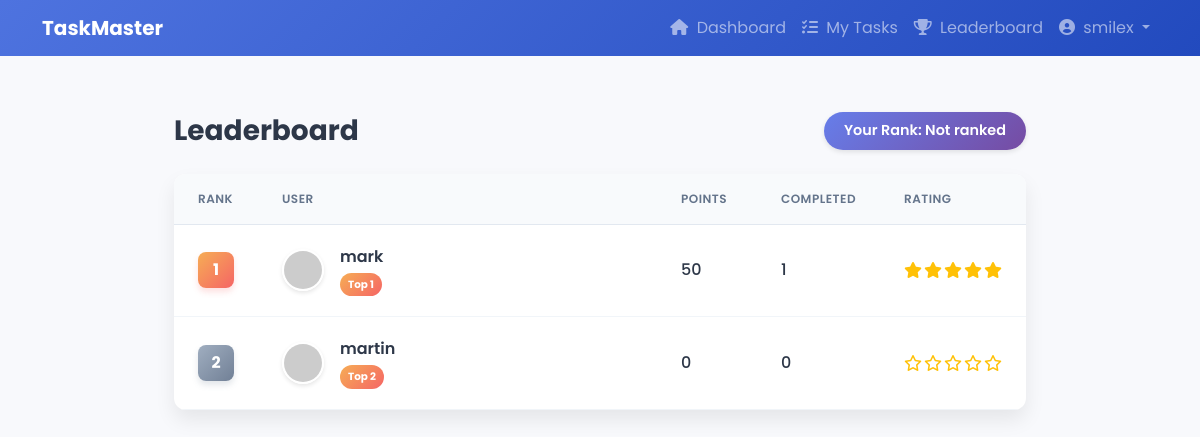
The page /user-leaderboard/ (signed in) on the database its author committed.
### myapp/models.py (models this page shows, shortened)
class CustomUser(AbstractUser):
    is_admin = models.BooleanField(default=False)
    points = models.IntegerField(default=0)
    rewards = models.IntegerField(default=0)

### myapp/views.py (the view)
# urls.py: path('user-leaderboard/', user_leaderboard, name='userleaderboard'),
@login_required
def user_leaderboard(request):
    leaderboard_users = CustomUser.objects.filter(is_admin=False)\
        .annotate(
            completed_tasks=Count('assigned_tasks', filter=Q(assigned_tasks__status__in=['completed', 'verified'])),
            average_rating=Avg('assigned_tasks__rating', filter=Q(assigned_tasks__rating__isnull=False))
        )\
        .order_by('-points')
    user_position = None
    for i, user in enumerate(leaderboard_users, 1):
        if user == request.user:
            user_position = i
            break
    context = {
        'leaderboard_users': leaderboard_users,
        'user_position': user_position,
        'user_completed': request.user.assigned_tasks.filter(status__in=['completed', 'verified']).count(),
        'user_rating': request.user.assigned_tasks.filter(rating__isnull=False)\
                         .aggregate(avg_rating=Avg('rating'))['avg_rating'] or 0,
    }
    return render(request, 'myapp/user_leaderboard.html', context)

### myapp/templates/myapp/user_leaderboard.html (shortened to what this page needs)
{% extends "myapp/base_user.html" %}
{% load static %}
{% block content %}
<div class="leaderboard-container">
    <div class="leaderboard-header">
        <h1 class="leaderboard-title">Leaderboard</h1>
        <div class="user-rank-badge">
            Your Rank: {% if user_position %}#{{ user_position }}{% else %}Not ranked{% endif %}
        </div>
    </div>
    <div class="leaderboard-card">
        <table class="leaderboard-table">
            <thead>
                <tr>
                    <th style="width: 80px;">Rank</th>
                    <th>User</th>
                    <th style="width: 100px;">Points</th>
                    <th style="width: 120px;">Completed</th>
                    <th style="width: 140px;">Rating</th>
                </tr>
            </thead>
            <tbody>
                {% for user in leaderboard_users %}
                <tr {% if user == request.user %}class="your-position"{% endif %}>
                    <td data-label="Rank">
                        <div class="rank-badge {% if forloop.counter <= 3 %}rank-{{ forloop.counter }}{% else %}rank-4plus{% endif %}">
                            {{ forloop.counter }}
                        </div>
                    </td>
                    <td data-label="User">
                        <div class="user-cell">
                            <img src="https://ui-avatars.com/api/?name={{ user.username }}&background=random&color=fff&bold=true"
                                 class="user-avatar" alt="{{ user.username }}">
                            <div class="user-info">
                                <span class="username">{{ user.username }}</span>
                                <div class="user-badges">
                                    {% if forloop.counter <= 3 %}
                                    <span class="badge-top">Top {{ forloop.counter }}</span>
                                    {% endif %}
                                </div>
                            </div>
                        </div>
                    </td>
                    <td data-label="Points" class="points-cell">{{ user.points }}</td>
                    <td data-label="Completed">{{ user.completed_tasks }}</td>
                    <td data-label="Rating">
                        <div class="rating-stars">
                            {% for i in "12345" %}
                                {% if i|add:0 <= user.average_rating %}
                                    <i class="fas fa-star text-warning"></i>
                                {% else %}
                                    <i class="far fa-star text-warning"></i>
                                {% endif %}
                            {% endfor %}
                        </div>
                    </td>
                </tr>
                {% endfor %}
            </tbody>
        </table>
    </div>
</div>
{% endblock %}

### myapp/templates/myapp/base_user.html (shortened to what this page needs)
{% load static %}
<!DOCTYPE html>
<html lang="en">
<head>
    <link href="https://cdn.jsdelivr.net/npm/bootstrap@5.3.0/dist/css/bootstrap.min.css" rel="stylesheet">
    <link rel="stylesheet" href="https://cdnjs.cloudflare.com/ajax/libs/font-awesome/6.0.0/css/all.min.css">
    <link rel="stylesheet" href="{% static 'css/user.css' %}">
</head>
<body>
    <nav class="navbar navbar-expand-lg navbar-dark bg-gradient-primary">
        <div class="container">
            <a class="navbar-brand fw-bold" href="{% url 'user_dashboard' %}">TaskMaster</a>
            <div class="collapse navbar-collapse" id="navbarNav">
                <ul class="navbar-nav ms-auto">
                    <li class="nav-item">
                        <a class="nav-link" href="{% url 'user_dashboard' %}">
                            <i class="fas fa-home me-1"></i> Dashboard
                        </a>
                    </li>
                    <li class="nav-item">
                        <a class="nav-link" href="{% url 'user_tasks' %}">
                            <i class="fas fa-tasks me-1"></i> My Tasks
                        </a>
                    </li>
                    <li class="nav-item">
                        <a class="nav-link" href="{% url 'userleaderboard' %}">
                            <i class="fas fa-trophy me-1"></i> Leaderboard
                        </a>
                    </li>
                    <li class="nav-item dropdown">
                        <a class="nav-link dropdown-toggle" href="#" id="navbarDropdown" role="button" data-bs-toggle="dropdown">
                            <i class="fas fa-user-circle me-1"></i> {{ request.user.username }}
                        </a>
                    </li>
                </ul>
            </div>
        </div>
    </nav>
    <main class="container py-4">
        {% block content %}{% endblock %}
    </main>
</body>
</html>

### static/css/user.css (style rules this page uses)
:root { --primary-color: #4e73df; --secondary-color: #f8f9fc; --success-color: #1cc88a; --info-color: #36b9cc; --warning-color: #f6c23e; --danger-color: #e74a3b; --light-color: #f8f9fa; --dark-color: #5a5c69; }
body { font-family: 'Poppins', sans-serif; background-color: #f8f9fc; color: #333; }
.bg-gradient-primary { background: linear-gradient(135deg, var(--primary-color) 0%, #224abe 100%); }
.rank-badge { width: 2rem; height: 2rem; border-radius: 50%; display: flex; align-items: center; justify-content: center; font-weight: bold; color: white; }
.rank-1 { background-color: #ffd700; }
.rank-2 { background-color: #c0c0c0; }

### myapp/templates/myapp/user_leaderboard.html (style rules this page uses)
.leaderboard-container { max-width: 900px; margin: 2rem auto; padding: 0 1.5rem; }
.leaderboard-header { display: flex; justify-content: space-between; align-items: center; margin-bottom: 1.5rem; }
.leaderboard-title { font-size: 1.75rem; font-weight: 700; color: #2d3748; margin: 0; }
.user-rank-badge { background: linear-gradient(135deg, #667eea, #764ba2); color: white; padding: 0.5rem 1.25rem; border-radius: 50px; font-weight: 600; font-size: 0.9rem; box-shadow: 0 2px 5px rgba(0,0,0,0.1); }
.leaderboard-card { background: white; border-radius: 12px; box-shadow: 0 10px 20px rgba(0, 0, 0, 0.08); border: none; overflow: hidden; }
.leaderboard-table { width: 100%; border-collapse: separate; border-spacing: 0; }
.leaderboard-table thead th { background-color: #f8fafc; color: #64748b; font-weight: 600; text-transform: uppercase; font-size: 0.75rem; letter-spacing: 0.5px; padding: 1rem 1.5rem; border-bottom: 1px solid #e2e8f0; }
.leaderboard-table tbody tr { transition: all 0.2s ease; }
.leaderboard-table td { padding: 1.25rem 1.5rem; color: #2d3748; font-weight: 500; vertical-align: middle; border-bottom: 1px solid #f1f5f9; }
.rank-badge { width: 36px; height: 36px; display: flex; align-items: center; justify-content: center; border-radius: 8px; font-weight: 700; }
.rank-1 { background: linear-gradient(135deg, #f6ad55, #f56565); color: white; box-shadow: 0 4px 6px rgba(245, 101, 101, 0.2); }
.rank-2 { background: linear-gradient(135deg, #a0aec0, #718096); color: white; box-shadow: 0 4px 6px rgba(113, 128, 150, 0.2); }
.user-cell { display: flex; align-items: center; gap: 1rem; }
.user-avatar { width: 42px; height: 42px; border-radius: 50%; object-fit: cover; border: 2px solid white; box-shadow: 0 2px 4px rgba(0, 0, 0, 0.1); }
.user-info { display: flex; flex-direction: column; }
.username { font-weight: 600; color: #2d3748; margin-bottom: 0.25rem; }
.user-badges { display: flex; gap: 0.5rem; }
.badge-top { background: linear-gradient(135deg, #f6ad55, #f56565); color: white; font-size: 0.65rem; padding: 0.25rem 0.5rem; border-radius: 50px; font-weight: 700; }
.points-cell { font-weight: 700; color: #667eea; }
.rating-stars { display: flex; gap: 2px; }
.rating-stars i { font-size: 1rem; }

### rows shown on the page
CustomUser: user.username "smilex"
CustomUser: username "mark", points "50", completed_tasks "1"
CustomUser: username "martin", points "0", completed_tasks "0"
